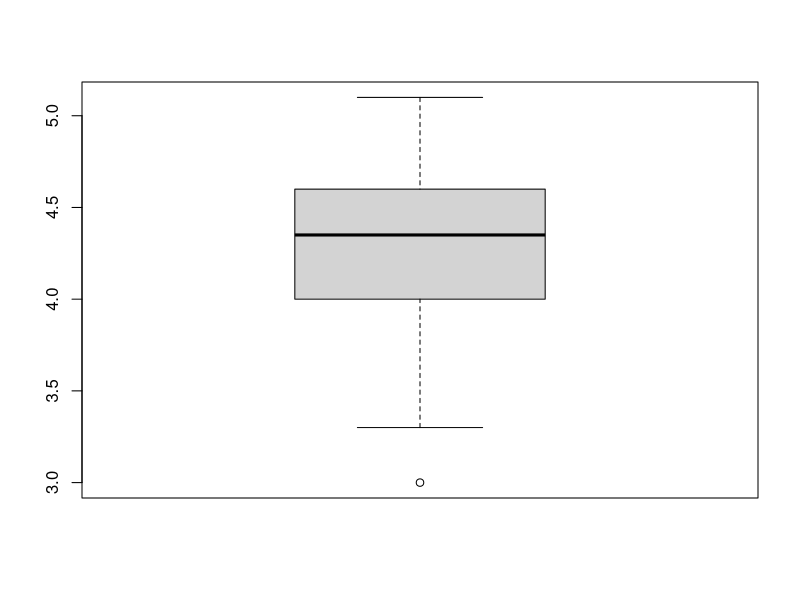
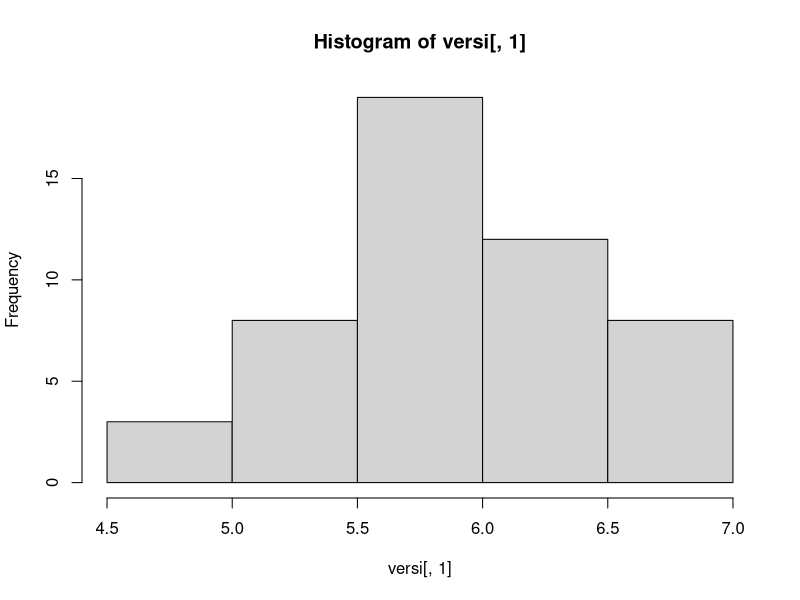

Generate these figures, in order, with R:

# Exercicio iris

iris
versi = iris[51:100, ]
versi
setosa = iris[1:50 , ]
setosa

boxplot( versi[, 3] )  # há um outlier na coluna 3

mean( versi[, 4] )

# letra d) CV% = 100 x desvio padrão / média
100 * sd(versi[,1]) / mean(versi[,1])

help(aggregate)
aggregate(Sepal.Width ~ Species, 
          data = iris, sd)

aggregate(. ~ Species, data = iris, sd)

hist( versi[,1] )

shapiro.test( versi[,1] )  # sim, dados normais (p-valor > 0.05)

var.test(x = setosa[,1] , y = versi[,1] )  # variâncias não são iguais

t.test(x = setosa[,1] , y = versi[,1] )  # as médias não são iguais

t.test(setosa[,1], conf.level = 0.9) # IC: 4.92 - 5.09
t.test(versi[,1], conf.level = 0.9)  # IC:                   5.81 - 6.05
# 
